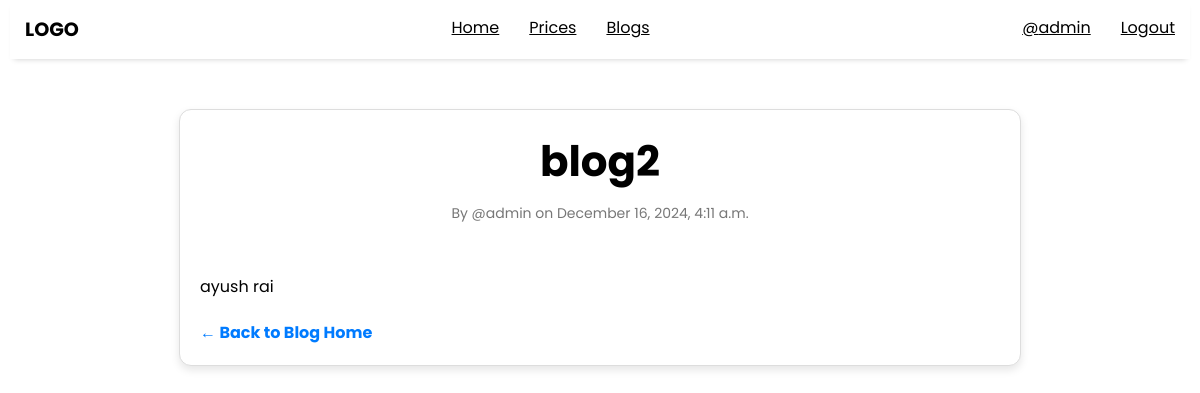
/blog-detail/11 (signed in), run on the app's committed database.
### post/models.py (models this page shows, shortened)
class post(models.Model):
    user = models.ForeignKey(User, on_delete=models.CASCADE)
    title = models.CharField(max_length=100)
    content = models.TextField()
    created_at = models.DateTimeField(auto_now_add=True)
    updated_at = models.DateTimeField(auto_now=True)
    class Meta:
        ordering =  ['-created_at', '-updated_at']

### post/views.py (the view)
# urls.py: path('blog-detail/<int:pk>', views.blog_detail, name='blog-detail'),
@login_required(login_url='login-page')
def blog_detail(request, pk):
    posts = get_object_or_404(post, pk=pk)
    return render(request, 'blog_detail.html', {'posts': posts})

### templates/blog_detail.html (shortened to what this page needs)
{% extends "main.html" %}
{% block content %}
    <div class="post-container">
        <div class="post-title"><h2 style="text-align:center">{{ posts.title }}</h2></div>
        <div class="post-meta" style="text-align:center; margin-bottom:50px;">
            By @{{ posts.user.username }} on {{ posts.created_at|date:"F j, Y, g:i a" }}
        </div>
        <div class="post-content">
            <p>{{ posts.content }}</p>
        </div>
        <a href="{% url 'blogs' %}" class="back-link">&larr; Back to Blog Home</a>
    </div>
{% endblock %}

### templates/main.html (shortened to what this page needs)
<!DOCTYPE html>
<html lang="en">
<head>
    <link href="https://cdnjs.cloudflare.com/ajax/libs/font-awesome/6.0.0-beta3/css/all.min.css" rel="stylesheet">
</head>
<body>
    <div class="navbar">
        <div class="logo" style="font-size: 1.2rem; font-weight: bolder;">
            LOGO
        </div>
        <div class="nav-items">
            <a href="{% url 'home' %}" class="nav-link">Home</a>
            <a href="" class="nav-link">Prices</a>
            <a href="{% url 'blogs' %}" class="nav-link">Blogs</a>
        </div>
        <div class="side-items">
            {% if user.is_authenticated %}
                <a href="" class="nav-link">@{{request.user.username}}</a>
                <a href="{% url 'logout-page' %}" class="nav-link">Logout</a>
            {% else %}
                <a href="{% url 'login-page' %}" class="side-link">Login</a>
                <a href="{% url 'register' %}" class="side-link">Register</a>
            {% endif %}
        </div>
    </div>
    {% block content %}{% endblock %}
</body>
</html>

### data on the page
post: title "blog2", user.username "admin", created_at "December 16, 2024, 4:11 a.m.", content "ayush rai"

### other printed values
{{ request.user.username }} "admin"
